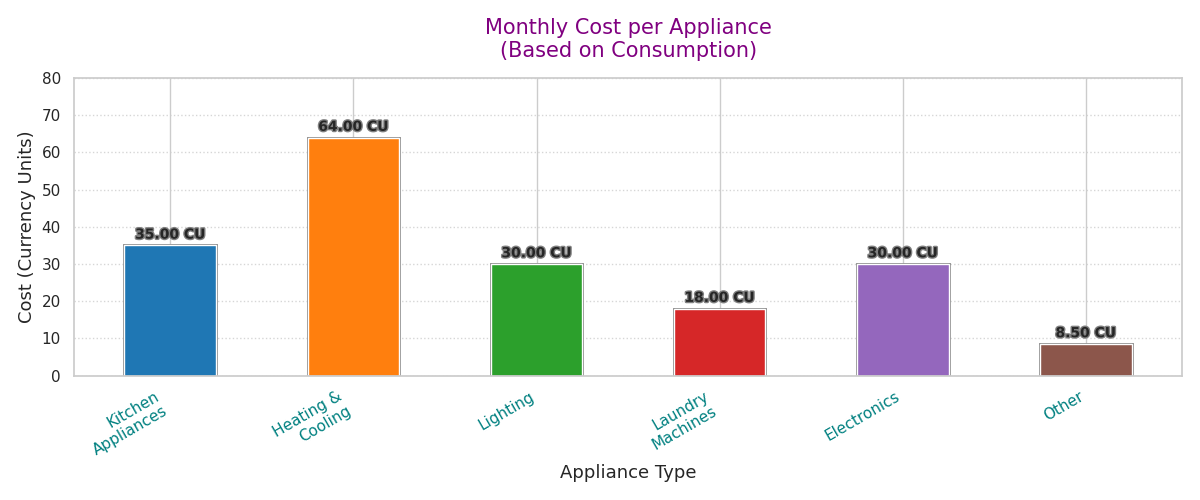

Here is the Python script that generated this plot:
import matplotlib.pyplot as plt
import numpy as np
from matplotlib import patheffects

appliance_types = ["Kitchen\nAppliances", "Heating &\nCooling", "Lighting", "Laundry\nMachines", "Electronics", "Other"]
energy_consumption = [250, 400, 150, 100, 200, 50]
variability = [30, 50, 20, 10, 25, 5]

benchmark = 200

colors = ['#1f77b4', '#ff7f0e', '#2ca02c', '#d62728', '#9467bd', '#8c564b']

fig, ax = plt.subplots(figsize=(12, 7))

bar_positions = np.arange(len(appliance_types))
bars = ax.bar(bar_positions, energy_consumption, yerr=variability, capsize=8, color=colors, width=0.5,
              path_effects=[patheffects.withStroke(linewidth=2, foreground="gray")])

for bar in bars:
    yval = bar.get_height()
    ax.text(bar.get_x() + bar.get_width() / 2, yval + 10, f'{yval} kWh', ha='center', va='bottom',
            fontsize=10, fontweight='bold', path_effects=[patheffects.withStroke(linewidth=2, foreground="gray")])

ax.annotate('Peak Usage', xy=(1, 400), xytext=(3, 420),
            arrowprops=dict(facecolor='blue', shrink=0.05), fontsize=11, color='darkred')

ax.axhline(y=benchmark, color='black', linestyle='-.', linewidth=2, label='Benchmark')

ax.set_title("Energy Consumption by Appliance\nType in an Average Home", fontsize=17, color='purple', pad=15)
ax.set_xlabel("Appliance Type", fontsize=13)
ax.set_ylabel("Energy Consumption (kWh)", fontsize=13)
ax.set_xticks(bar_positions)
ax.set_xticklabels(appliance_types, fontsize=11, rotation=30, ha='right', color='teal')
ax.set_ylim(0, 500)

ax.yaxis.grid(True, linestyle=':', alpha=0.8)
ax.legend(loc='upper left', frameon=False)

plt.tight_layout()

cost_per_kwh = [0.14, 0.16, 0.20, 0.18, 0.15, 0.17]
monthly_costs = np.array(energy_consumption) * np.array(cost_per_kwh)

fig, ax2 = plt.subplots(figsize=(12, 5))

bars2 = ax2.bar(bar_positions, monthly_costs, color=colors, width=0.5,
                path_effects=[patheffects.withStroke(linewidth=2, foreground="gray")])

ax2.set_title("Monthly Cost per Appliance\n(Based on Consumption)", fontsize=15, color='purple', pad=15)
ax2.set_xlabel("Appliance Type", fontsize=13)
ax2.set_ylabel("Cost (Currency Units)", fontsize=13)
ax2.set_xticks(bar_positions)
ax2.set_xticklabels(appliance_types, fontsize=11, rotation=30, ha='right', color='teal')
ax2.set_ylim(0, 80)
ax2.yaxis.grid(True, linestyle=':', alpha=0.8)

for bar in bars2:
    yval = bar.get_height()
    ax2.text(bar.get_x() + bar.get_width() / 2, yval + 1, f'{yval:.2f} CU', ha='center', va='bottom',
             fontsize=10, fontweight='bold', path_effects=[patheffects.withStroke(linewidth=2, foreground="gray")])

plt.tight_layout()
plt.show()
